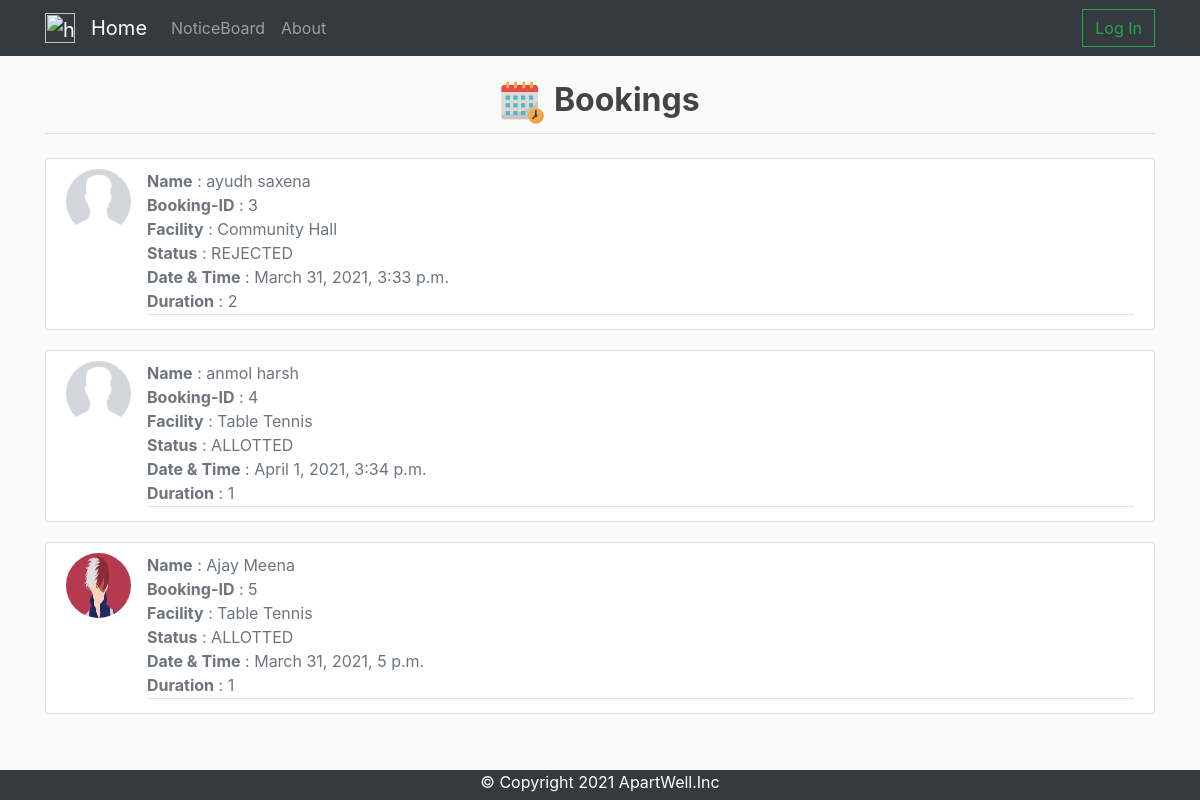
Page /bookings-admin/ on the committed database.
### bookings/models.py (models this page shows)
class Booking(models.Model) :
	WAITING = 'WAIT'
	ALLOTTED = 'ALOT'
	REJECTED = 'REJC'
	status_choices = [
		(WAITING, 'WAITING FOR APPROVAL'),
		(ALLOTTED, 'ALLOTTED'),
		(REJECTED, 'REJECTED'),
	]
	BADMINTON = 'BADM'
	TABLE_TENNIS = 'TATE'
	TENNIS = 'TENS'
	COMMUNITY_HALL = 'COMH'
	facility_choices = [
		(BADMINTON,'Badminton'),
		(TABLE_TENNIS, 'Table Tennis'),
		(TENNIS, 'Tennis'),
		(COMMUNITY_HALL, 'Community Hall'),
	]
	booking_id = models.AutoField(primary_key = True)
	user_id = models.ForeignKey(Resident,on_delete = models.CASCADE)
	facility = models.CharField(max_length = 20, choices = facility_choices)
	status = models.CharField(max_length = 4,choices = status_choices, default = WAITING)
	check_in = models.DateTimeField()
	duration = models.IntegerField()
	check_out = models.DateTimeField(null = True)

### bookings/views.py (the view, shortened to what this page needs)
# urls.py: path('bookings-admin/', views.admin_bookings_view.as_view(), name='admin-booking'),
class admin_bookings_view(generic.ListView) :
	model = Booking
	template_name = 'bookings/bookings_admin.html'
	def get_context_data(self, **kwargs):
	    context = super().get_context_data(**kwargs)
	    context['user_id'] = self.request.user.id
	    image_url_list = []
	    full_name_list = []
	    bookings_list = self.model.objects.all()
	    for c in bookings_list :
	    	resident = Resident.objects.get(user__exact = c.user_id)
	    	full_name = resident.user.first_name + " " + resident.user.last_name
	    	full_name_list.append(full_name)
	    	image_url_list.append(resident.image.url)
	    context['values'] = zip(full_name_list, image_url_list, bookings_list)
	    return context

### bookings/templates/bookings/bookings_admin.html (shortened to what this page needs)
{% extends 'base.html' %}
{% load static %}
{% block content %}
<!DOCTYPE html>
<html>
  <head>
  </head>
  <body>
    <legend class = "border-bottom mb-4"><h2 class="text-center"><img  src="/static/booking.png" width = "45" height = "45" alt="home" /> <strong>Bookings</strong></h2></legend>
        {% for name, image_url, booking in values %}
        <article class="media content-section">
        <img class = "rounded-circle article-img"src = "{{ image_url }}">
        <div class="media-body">
          <div class="article-metadata">
            <medium class="text-muted"><b>Name</b> : {{ name }}</br></medium>
            <medium class="text-muted"><b>Booking-ID</b> : {{ booking.booking_id }}</br></medium>
            <medium class="text-muted"><b>Facility</b> : {{ booking.get_facility_display }}</br></medium>
            <medium class="text-muted"><b>Status</b> : {{ booking.get_status_display }}</br></medium>
            <medium class="text-muted"><b>Date & Time</b> : {{ booking.check_in }}</br></medium>
            <medium class="text-muted"><b>Duration</b> : {{ booking.duration }}</br></medium>
          </div>
        </div>
        </article>
      {% endfor %}
  </body>
</html>
{% endblock %}

### templates/base.html (shortened to what this page needs)
{% load static %}
<html>
<head>
	<link rel="stylesheet" href="https://stackpath.bootstrapcdn.com/bootstrap/4.4.1/css/bootstrap.min.css">
	<link rel="stylesheet" type="text/css" href="{% static 'main.css' %}">
</head>
<body>
<nav class="navbar navbar-expand-lg navbar-dark bg-dark">
	<div class="container">
	  <a class="navbar-brand" href="{% url 'home' %}"><img  src="/static/apartments.png" width = "30" height = "30" alt="home" /></a>
	  <a class="navbar-brand" href="{% url 'home' %}">Home</a>
	  <div class="collapse navbar-collapse" id="navbarSupportedContent">
	    <ul class="navbar-nav mr-auto">
	    					<a class="nav-item nav-link" href="{% url 'noticeboard_notice_list' %}">NoticeBoard</a>
			 <a class="nav-item nav-link" href="{% url 'about' %}">About</a>
	    </ul>
			<div class="form-inline my-2 my-lg-0">
					{% if not user.is_authenticated %}
							<a href="{% url 'accounts:login_user' %}">
									<button class="btn btn-outline-success my-2 my-sm-0" type="button">Log In</button>
							</a>
					{% endif %}
			</div>
		</div>
	</div>
</nav>
		<div class="container">
            <br>
            {% block content %}
            {% endblock content %}
         </div>
</body>
<div class="footer">
  <p>&copy; Copyright 2021 ApartWell.Inc</p>
</div>
</html>

### assets/main.css (style rules this page uses)
body { background: #fafafa; color: #333333; margin-top: 0rem; }
h1, h2, h3, h4, h5, h6 { color: #444444; }
ul { margin: 0; }
.content-section { background: #ffffff; padding: 10px 20px; border: 1px solid #dddddd; border-radius: 3px; margin-bottom: 20px; }
.article-img { height: 65px; width: 65px; margin-right: 16px; }
.article-metadata { padding-bottom: 1px; margin-bottom: 4px; border-bottom: 1px solid #e3e3e3 }
.bg-dark { background-color: #2d2e2f;!important; }
.btn { border-radius: 0; }

### templates/base.html (style rules this page uses)
.footer { position: fixed; left: 0; bottom: -10px; width: 100%; background-color: #343a40; color: white; text-align: center; }

### rows in the picture
Booking: name "ayudh saxena", booking_id "3", facility "Community Hall", status "REJECTED", check_in "March 31, 2021, 3:33 p.m.", duration "2"
Booking: name "anmol harsh", booking_id "4", facility "Table Tennis", status "ALLOTTED", check_in "April 1, 2021, 3:34 p.m.", duration "1"
Booking: shows a picture, name "Ajay Meena", booking_id "5", facility "Table Tennis", status "ALLOTTED", check_in "March 31, 2021, 5 p.m.", duration "1"
